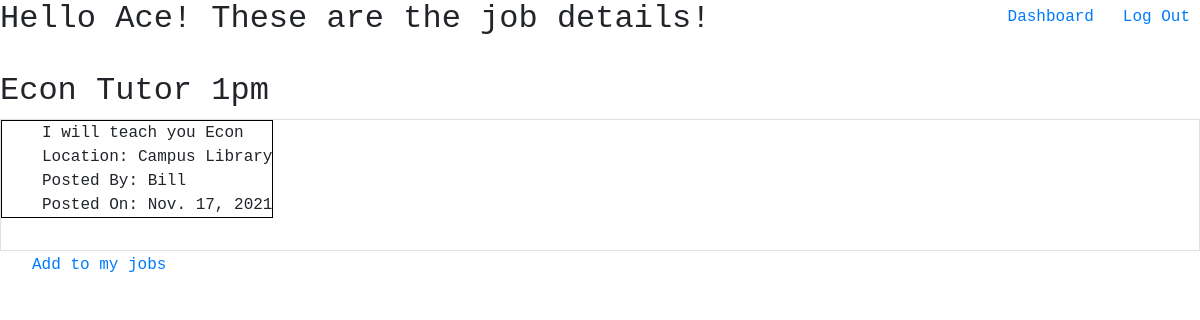
/jobs/1 (signed in), run on the app's committed database.
### job_app/models.py (models this page shows)
class User(models.Model):
    first_name = models.CharField(max_length=45)
    last_name = models.CharField(max_length=45)
    email = models.EmailField(unique=True)
    password = models.CharField(max_length=255)
    objects = UserManager()

class Jobs(models.Model):
    title = models.CharField(max_length=255)
    description = models.CharField(max_length=255)
    location = models.CharField(max_length=255)
    creator = models.ForeignKey(User, related_name="created_by", on_delete=models.CASCADE)
    current_employee = models.ForeignKey(User, related_name="selected_jobs", on_delete=models.CASCADE, null=True)
    created_at = models.DateField(auto_now_add=True)
    objects = JobsManager()

### job_app/views.py (the view)
# urls.py: path('jobs/<int:job_id>', views.job_page),
def job_page(request, job_id):
    context = {
        'job': Jobs.objects.get(id=job_id),
        'current_user': User.objects.get(id=request.session['user_id'])
    }
    return render(request, "jobs.html", context)

### job_app/templates/jobs.html (shortened to what this page needs)
<!DOCTYPE html>
<html lang="en">
  <head>
    <link
      href="https://stackpath.bootstrapcdn.com/bootstrap/4.5.0/css/bootstrap.min.css"
      rel="stylesheet"
    />
    {% load static %}
    <link rel="stylesheet" href="{% static 'css/style.css' %}" />
  </head>
  <body>
    <h2>Hello {{ current_user.first_name }}! These are the job details!</h2>
    <section>
      <div class="top-right">
        <a href="/dashboard">Dashboard &nbsp;</a>
        <a href="/logout">Log Out</a>
      </div>
    </section>
    <section>
      <h2>{{job.title}}</h2>
      <div class="border">
        <div class="form-group">
          <ul style="list-style-type: none">
            <li>{{job.description}}</li>
            <li>Location: {{job.location}}</li>
            <li>Posted By: {{job.creator.first_name}}</li>
            <li>Posted On: {{job.created_at}}</li>
          </ul>
        </div>
    </div>
    </section>
    <a href="/jobs/add/{{job.id}}" >Add to my jobs</a>
  </body>
</html>

### job_app/static/style.css (style rules this page uses)
* { font-family: 'Hermit', monospace; }
.top-right { position:fixed; right:10px; top:5px; }
section { width: 50%; margin: 0 2em; display: inline; }
.form-group { display: flex; width: auto; }
ul { border: 1px solid black; }
.border { border: 1px solid black; display: flex; width: auto; }

### data on the page
User: first_name "Ace"
Jobs: title "Econ Tutor 1pm", description "I will teach you Econ", location "Campus Library", creator.first_name "Bill", created_at "Nov. 17, 2021"
